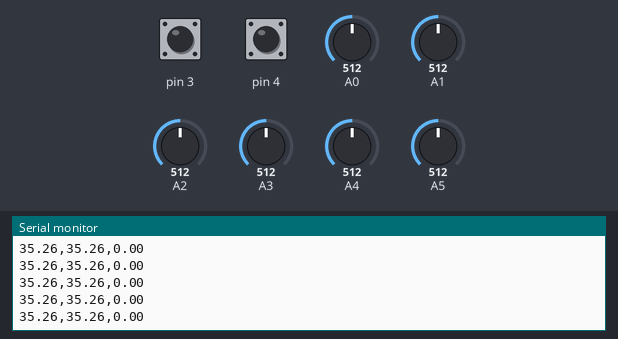
The sketch below on a simulated Arduino Uno, built with avr-gcc and run on an emulated ATmega328P. On the bench: the last lines printed to the serial monitor. Inputs (shaded band) come from the test bench; at power-on: A1 = 512, A2 = 512, pin 3 HIGH, pin 4 HIGH, A0 = 512, A3 = 512, A4 = 512, A5 = 512.

Above: at 4.2 s.
4.3 s: A1 set to 706
At 5.3 s:
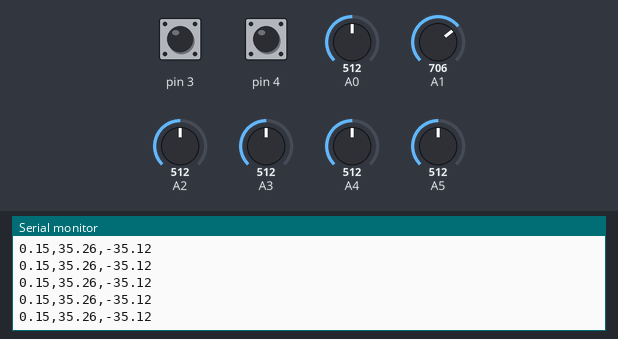
7.3 s: A1 set to 727
At 8.3 s:
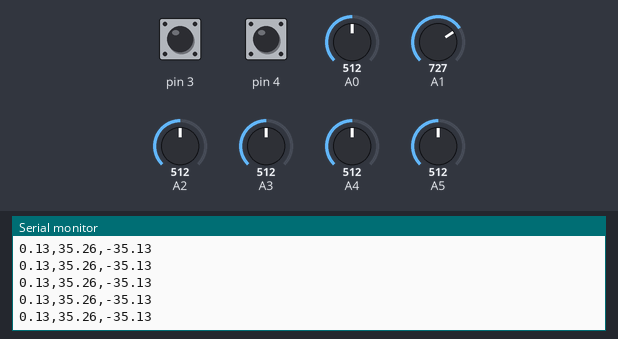
8.8 s: A2 set to 695
At 9.8 s:
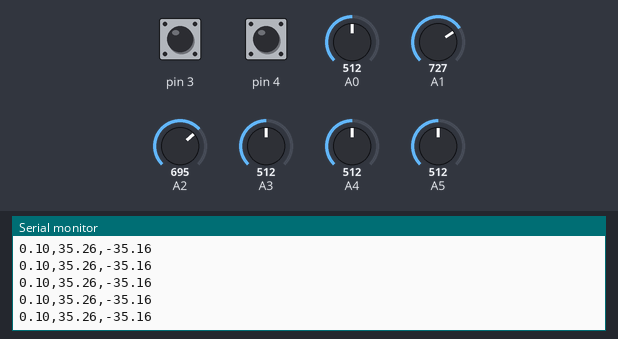
11.8 s: A2 set to 720
At 12.9 s:
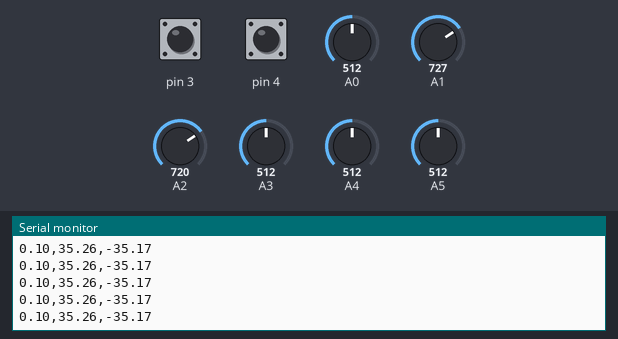
Timing chart, 0 to 14.8 s (numbered marks = the images above; inputs shaded):
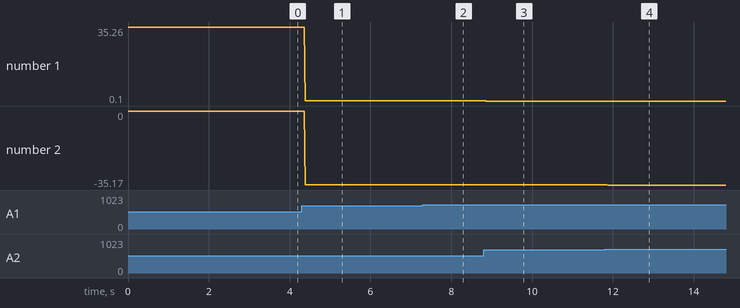

The sketch:

tail.ino
```cpp
//tail.ino

int sw1;
int sw2;
int val1;
int val2;
float alpha1;
float beta1;

void setup() {
  // put your setup code here, to run once:
	Serial.begin(9600);
 pinMode(3,INPUT_PULLUP);
 pinMode(4,INPUT_PULLUP);
 sw1=0;
 sw2=0;
 val1=1;
 val2=1;
 alpha1=0;
 beta1=0;
}

void loop() {
  // put your main code here, to run repeatedly:

  float p1;
  float p2;
  float p3;
  float p4;
  float alpha;
  float beta;
	int valx1=analogRead(0);
	int valy1=analogRead(1);
	int valz1=analogRead(2);
  int valx2=analogRead(3);
  int valy2=analogRead(4);
  int valz2=analogRead(5);
	float gx1=((float)valx1/1023*5-2.50);
	float gy1=((float)valy1/1023*5-2.50);
	float gz1=((float)valz1/1023*5-2.50);
  float gx2=((float)valx2/1023*5-2.50);
  float gy2=((float)valy2/1023*5-2.50);
  float gz2=((float)valz2/1023*5-2.50);
	float pitch1=atan(gx1/sqrt(square(gy1)+square(gz1)))/M_PI*180;
	float roll1=atan(-gy1/gz1)/M_PI*180;
  float pitch2=atan(gx2/sqrt(square(gy2)+square(gz2)))/M_PI*180;
  float roll2=atan(-gy2/gz2)/M_PI*180;
  float pitchnew1=(pitch1-alpha1);
  float pitchnew2=(pitch2-beta1);
  if(val1<digitalRead(3)){
    sw1+=1;
  }

  if(sw1==1){
    p1=pitchnew1;
  }

  if(sw1==2){
    p2=pitchnew1;
    alpha=(p1+p2)/2;
  alpha1=alpha;
   p1=0;
   p2=0;
   alpha=0;
   sw1=0;
   }
   if(val2<digitalRead(4)){
    sw2+=1;
  }

  if(sw2==1){
    p3=pitchnew2;
  }

  if(sw2==2){
    p4=pitchnew2;
    beta=(p3+p4)/2;
   beta1=beta;
   p3=0;
   p4=0;
   beta=0;
   sw2=0;
   }
  val1=digitalRead(3);
  val2=digitalRead(4);

   /*
  Serial.print(gx);
  Serial.print(",");
  Serial.print(gy);
  Serial.print(",");
  Serial.println(gz);

  Serial.print(pitch1);
  Serial.print(",");
  Serial.println(roll1);
  Serial.print(",");
  Serial.print(pitch2);
  Serial.print(",");
  Serial.println(roll2);
  */

  Serial.print(pitchnew1);
  Serial.print(",");
  Serial.print(pitchnew2);
  Serial.print(",");


  Serial.println(pitchnew1-pitchnew2);
/*  Serial.print(",");

  Serial.print(roll1);
  Serial.print(",");
  Serial.print(roll2);
  Serial.print(",");

  Serial.print(sw);
  Serial.print(",");
  Serial.println(roll1-roll2);
*/
}
```

Measured:
- after the input at 4.3 s, the serial monitor: prints a new line after 0.08 s (image 1)
- after the input at 7.3 s, the serial monitor: prints a new line after 0.09 s (image 2)
- after the input at 8.8 s, the serial monitor: prints a new line after 0.07 s (image 3)
- after the input at 11.8 s, the serial monitor: prints a new line after 0.07 s (image 4)
- plotted number 1: 35.26 → 0.15 after the input at 4.3 s, 0.15 → 0.13 after the input at 7.3 s, 0.13 → 0.1 after the input at 8.8 s
- plotted number 2: 0 → -35.12 after the input at 4.3 s, -35.12 → -35.13 after the input at 7.3 s, -35.13 → -35.16 after the input at 8.8 s
